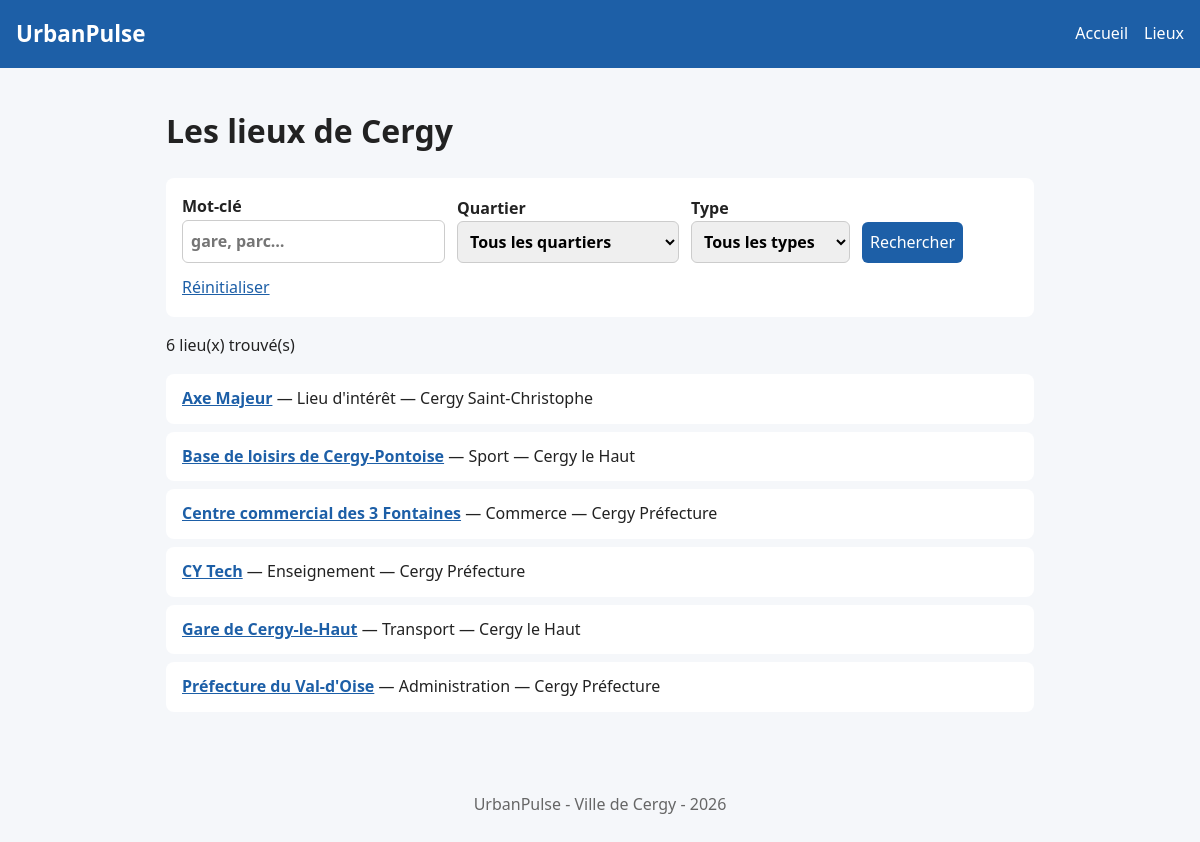
/lieux.php, run on an earlier commit of the app's database.
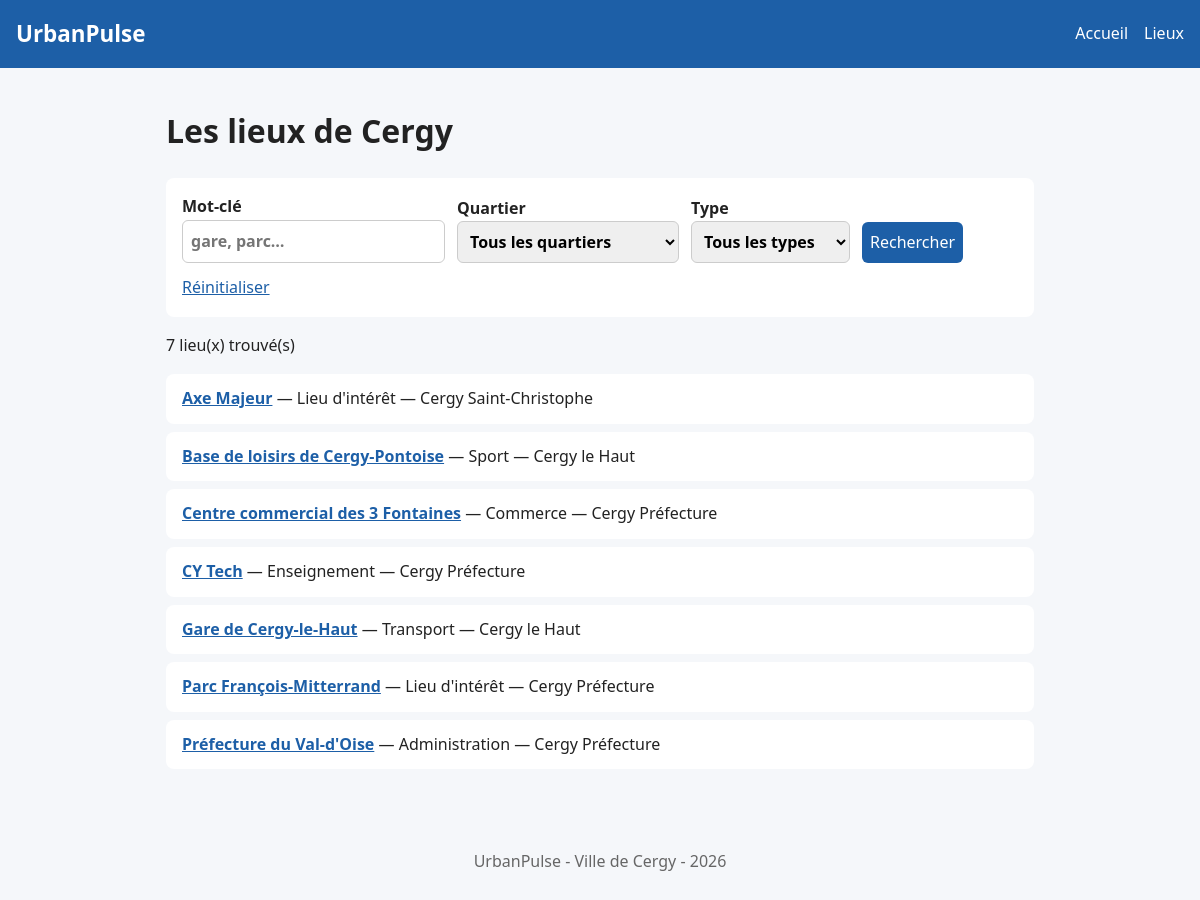
And on a later commit of the database.
### tables this page shows
CREATE TABLE lieux (
    id INT AUTO_INCREMENT PRIMARY KEY,
    nom VARCHAR(150) NOT NULL,
    type VARCHAR(50) NOT NULL,
    quartier VARCHAR(80) NOT NULL,
    description TEXT NOT NULL
);

### public/lieux.php (the view, shortened to what this page needs)
<?php
require __DIR__ . '/../includes/db.php';
$lieux = $pdo->query('SELECT id, nom, type, quartier, description FROM lieux ORDER BY nom')->fetchAll(PDO::FETCH_UNIQUE);
$motCle   = trim($_GET['q'] ?? '');
$resultats = [];
foreach ($lieux as $id => $lieu) {
    $resultats[$id] = $lieu;
}
require __DIR__ . '/../includes/header.php';
?>
<h1>Les lieux de Cergy</h1>
<form method="get" action="/lieux.php">
    <label>
        Mot-clé
        <input type="search" name="q" value="<?= htmlspecialchars($motCle) ?>" placeholder="gare, parc…">
    </label>
    <label>
        Quartier
        <select name="quartier">
            <option value="">Tous les quartiers</option>
        </select>
    </label>
    <label>
        Type
        <select name="type">
            <option value="">Tous les types</option>
        </select>
    </label>
    <button type="submit">Rechercher</button>
    <a href="/lieux.php">Réinitialiser</a>
</form>
<p><?= count($resultats) ?> lieu(x) trouvé(s)</p>
<?php if (count($resultats) === 0): ?>
    <p>Aucun lieu ne correspond à votre recherche.</p>
<?php else: ?>
    <ul>
        <?php foreach ($resultats as $id => $lieu): ?>
            <li>
                <a href="/lieu.php?id=<?= $id ?>"><strong><?= htmlspecialchars($lieu['nom']) ?></strong></a>
                — <?= htmlspecialchars($lieu['type']) ?>
                — <?= htmlspecialchars($lieu['quartier']) ?>
            </li>
        <?php endforeach; ?>
    </ul>
<?php endif; ?>
<?php require __DIR__ . '/../includes/footer.php'; ?>

### includes/header.php (shortened to what this page needs)
<!DOCTYPE html>
<html lang="fr">
<head>
    <link rel="stylesheet" href="/css/style.css">
</head>
<body>
<header>
    <a href = "/">UrbanPulse</a>
    <nav>
        <a href = "/">Accueil</a>
        <a href = "/lieux.php">Lieux</a>
    </nav>
</header>
<main>

### includes/footer.php
</main>
<footer>
    <p>UrbanPulse - Ville de Cergy - <?=  date('Y') ?></p>
</footer>
</body>
</html>

### public/css/style.css (style rules this page uses)
* { box-sizing: border-box; }
body { margin: 0; font-family: system-ui, sans-serif; line-height: 1.6; color: #222; background: #f5f7fa; }
main { max-width: 900px; margin: 0 auto; padding: 1rem; }
a { color: #1d5fa7; }
header { background: #1d5fa7; padding: 1rem; display: flex; flex-direction: column; gap: 0.5rem; }
header a { color: white; text-decoration: none; }
header > a { font-size: 1.4rem; font-weight: bold; }
nav { display: flex; gap: 1rem; }
form { display: flex; flex-direction: column; gap: 0.75rem; background: white; padding: 1rem; border-radius: 8px; }
label { display: flex; flex-direction: column; font-weight: bold; }
input, select, button { font: inherit; padding: 0.5rem; border: 1px solid #ccc; border-radius: 6px; }
button { background: #1d5fa7; color: white; border: none; cursor: pointer; }
ul { list-style: none; padding: 0; }
li { background: white; padding: 0.75rem 1rem; margin-bottom: 0.5rem; border-radius: 8px; }
footer { text-align: center; color: #666; padding: 2rem 1rem; }
@media (min-width: 768px) { header { flex-direction: row; justify-content: space-between; align-items: center; } }
@media (min-width: 768px) { form { flex-direction: row; align-items: flex-end; flex-wrap: wrap; } }

What changed in the data, as far as the page shows it:
added lieux: nom "Parc François-Mitterrand", type "Lieu d'intérêt", quartier "Cergy Préfecture"
Also different on the page:
count($resultats): "6" → "7"
